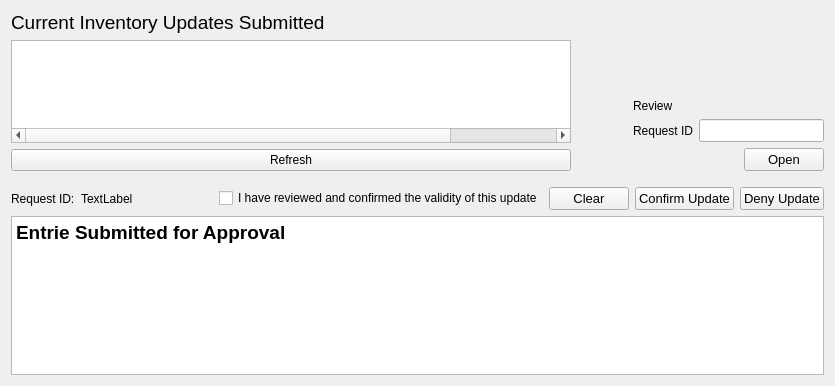
              <widget class="QWidget" name="approve_inventory_tab">
               <attribute name="title">
                <string>Approve Inventory</string>
               </attribute>
               <layout class="QVBoxLayout" name="verticalLayout_20">
                <item>
                 <layout class="QVBoxLayout" name="verticalLayout_19" stretch="1,0,0,1">
                  <item>
                   <layout class="QHBoxLayout" name="horizontalLayout_15" stretch="10,1,0">
                    <item>
                     <layout class="QVBoxLayout" name="verticalLayout_17">
                      <item>
                       <widget class="QLabel" name="label_36">
                        <property name="font">
                         <font>
                          <pointsize>14</pointsize>
                         </font>
                        </property>
                        <property name="text">
                         <string>Current Inventory Updates Submitted</string>
                        </property>
                       </widget>
                      </item>
                      <item>
                       <widget class="QTableWidget" name="approve_table">
                        <property name="font">
                         <font>
                          <family>Adobe Devanagari</family>
                          <pointsize>11</pointsize>
                         </font>
                        </property>
                        <property name="verticalScrollBarPolicy">
                         <enum>Qt::ScrollBarAsNeeded</enum>
                        </property>
                        <property name="horizontalScrollBarPolicy">
                         <enum>Qt::ScrollBarAsNeeded</enum>
                        </property>
                        <property name="sizeAdjustPolicy">
                         <enum>QAbstractScrollArea::AdjustToContents</enum>
                        </property>
                        <property name="autoScrollMargin">
                         <number>16</number>
                        </property>
                        <property name="editTriggers">
                         <set>QAbstractItemView::NoEditTriggers</set>
                        </property>
                        <property name="wordWrap">
                         <bool>false</bool>
                        </property>
                        <property name="rowCount">
                         <number>0</number>
                        </property>
                        <property name="columnCount">
                         <number>5</number>
                        </property>
                        <attribute name="horizontalHeaderVisible">
                         <bool>false</bool>
                        </attribute>
                        <attribute name="horizontalHeaderDefaultSectionSize">
                         <number>120</number>
                        </attribute>
                        <column>
                         <property name="text">
                          <string>Request ID</string>
                         </property>
                        </column>
                        <column>
                         <property name="text">
                          <string>Date Submitted</string>
                         </property>
                        </column>
                        <column>
                         <property name="text">
                          <string>Submitted By</string>
                         </property>
                        </column>
                        <column>
                         <property name="text">
                          <string>Line Update Count</string>
                         </property>
                        </column>
                        <column>
                         <property name="text">
                          <string>Reviewed</string>
                         </property>
                        </column>
                       </widget>
                      </item>
                      <item>
                       <widget class="QPushButton" name="refresh_approvals_inventory_button">
                        <property name="font">
                         <font>
                          <weight>50</weight>
                          <bold>false</bold>
                         </font>
                        </property>
                        <property name="text">
                         <string>Refresh</string>
                        </property>
                       </widget>
                      </item>
                     </layout>
                    </item>
                    <item>
                     <spacer name="horizontalSpacer_15">
                      <property name="orientation">
                       <enum>Qt::Horizontal</enum>
                      </property>
                      <property name="sizeHint" stdset="0">
                       <size>
                        <width>0</width>
                        <height>0</height>
                       </size>
                      </property>
                     </spacer>
                    </item>
                    <item>
                     <layout class="QVBoxLayout" name="verticalLayout_18">
                      <item>
                       <spacer name="verticalSpacer_8">
                        <property name="orientation">
                         <enum>Qt::Vertical</enum>
                        </property>
                        <property name="sizeHint" stdset="0">
                         <size>
                          <width>20</width>
                          <height>40</height>
                         </size>
                        </property>
                       </spacer>
                      </item>
                      <item>
                       <widget class="QLabel" name="label_37">
                        <property name="text">
                         <string>Review</string>
                        </property>
                       </widget>
                      </item>
                      <item>
                       <layout class="QHBoxLayout" name="horizontalLayout_13">
                        <item>
                         <widget class="QLabel" name="label_38">
                          <property name="text">
                           <string>Request ID</string>
                          </property>
                         </widget>
                        </item>
                        <item>
                         <widget class="QLineEdit" name="approve_entry_request_id">
                          <property name="font">
                           <font>
                            <pointsize>10</pointsize>
                            <weight>50</weight>
                            <bold>false</bold>
                           </font>
                          </property>
                         </widget>
                        </item>
                       </layout>
                      </item>
                      <item>
                       <layout class="QHBoxLayout" name="horizontalLayout_14">
                        <item>
                         <spacer name="horizontalSpacer_13">
                          <property name="orientation">
                           <enum>Qt::Horizontal</enum>
                          </property>
                          <property name="sizeHint" stdset="0">
                           <size>
                            <width>40</width>
                            <height>20</height>
                           </size>
                          </property>
                         </spacer>
                        </item>
                        <item>
                         <widget class="QPushButton" name="approve_open_button">
                          <property name="font">
                           <font>
                            <pointsize>10</pointsize>
                            <weight>50</weight>
                            <bold>false</bold>
                           </font>
                          </property>
                          <property name="text">
                           <string>Open</string>
                          </property>
                         </widget>
                        </item>
                       </layout>
                      </item>
                     </layout>
                    </item>
                   </layout>
                  </item>
                  <item>
                   <spacer name="verticalSpacer_7">
                    <property name="orientation">
                     <enum>Qt::Vertical</enum>
                    </property>
                    <property name="sizeHint" stdset="0">
                     <size>
                      <width>20</width>
                      <height>10</height>
                     </size>
                    </property>
                   </spacer>
                  </item>
                  <item>
                   <layout class="QHBoxLayout" name="horizontalLayout_16">
                    <item>
                     <widget class="QLabel" name="label_39">
                      <property name="text">
                       <string>Request ID:</string>
                      </property>
                     </widget>
                    </item>
                    <item>
                     <widget class="QLabel" name="label_40">
                      <property name="font">
                       <font>
                        <weight>50</weight>
                        <bold>false</bold>
                       </font>
                      </property>
                      <property name="text">
                       <string>TextLabel</string>
                      </property>
                     </widget>
                    </item>
                    <item>
                     <spacer name="horizontalSpacer_14">
                      <property name="orientation">
                       <enum>Qt::Horizontal</enum>
                      </property>
                      <property name="sizeHint" stdset="0">
                       <size>
                        <width>40</width>
                        <height>20</height>
                       </size>
                      </property>
                     </spacer>
                    </item>
                    <item>
                     <widget class="QCheckBox" name="approve_checkbox_confirm">
                      <property name="text">
                       <string>I have reviewed and confirmed the validity of this update</string>
                      </property>
                     </widget>
                    </item>
                    <item>
                     <widget class="QPushButton" name="approve_inventory_clear_button">
                      <property name="font">
                       <font>
                        <pointsize>10</pointsize>
                       </font>
                      </property>
                      <property name="text">
                       <string>Clear</string>
                      </property>
                     </widget>
                    </item>
                    <item>
                     <widget class="QPushButton" name="approve_confirm_button">
                      <property name="font">
                       <font>
                        <pointsize>10</pointsize>
                       </font>
                      </property>
                      <property name="text">
                       <string>Confirm Update</string>
                      </property>
                     </widget>
                    </item>
                    <item>
                     <widget class="QPushButton" name="approve_deny_button">
                      <property name="font">
                       <font>
                        <pointsize>10</pointsize>
                        <weight>50</weight>
                        <bold>false</bold>
                       </font>
                      </property>
                      <property name="text">
                       <string>Deny Update</string>
                      </property>
                     </widget>
                    </item>
                   </layout>
                  </item>
                  <item>
                   <widget class="QTextEdit" name="approve_text_display">
                    <property name="readOnly">
                     <bool>true</bool>
                    </property>
                    <property name="html">
                     <string>&lt;!DOCTYPE HTML PUBLIC &quot;-//W3C//DTD HTML 4.0//EN&quot; &quot;http://www.w3.org/TR/REC-html40/strict.dtd&quot;&gt;
&lt;html&gt;&lt;head&gt;&lt;meta name=&quot;qrichtext&quot; content=&quot;1&quot; /&gt;&lt;style type=&quot;text/css&quot;&gt;
p, li { white-space: pre-wrap; }
&lt;/style&gt;&lt;/head&gt;&lt;body style=&quot; font-family:'Adobe Devanagari'; font-size:12pt; font-weight:600; font-style:normal;&quot;&gt;
&lt;p style=&quot; margin-top:0px; margin-bottom:0px; margin-left:0px; margin-right:0px; -qt-block-indent:0; text-indent:0px;&quot;&gt;&lt;span style=&quot; font-size:14pt;&quot;&gt;Entrie Submitted for Approval&lt;/span&gt;&lt;/p&gt;&lt;/body&gt;&lt;/html&gt;</string>
                    </property>
                   </widget>
                  </item>
                 </layout>
                </item>
               </layout>
              </widget>
